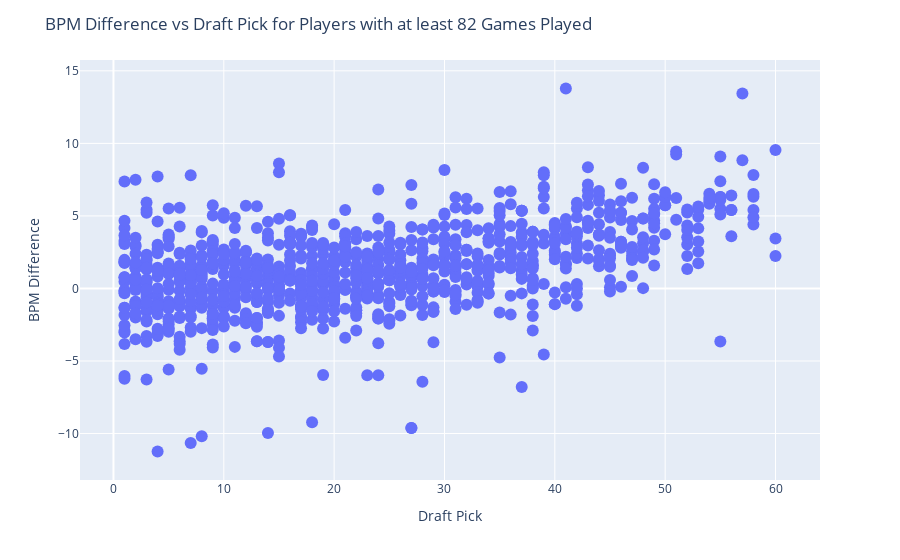

Write notebook code for a chart like this one.
### Markdown cell above
**Player Analysis: Performance Metric Differences vs Draft Pick**

In this scatter plot, the difference to the average selection at a given draft pick for a selected performance metric is plotted against the draft picks. If desired, a player can be searched for and is then highlighted in the visualization. Hovering over a dot shows additional information.

### Code cell
# Filter players based on the minimum games played
filtered_df = df_career_na_filled[df_career_na_filled['G'] >= min_games]

# create a combobox widget with all 'Player' values
player_widget_diff_scatter = widgets.Combobox(
    placeholder='Choose a Player',
    options=filtered_df['Player'].unique().tolist(),
    description='Player:',
    ensure_option=True,
    disabled=False
)

# create a dropdown widget with all relevant stats
stat_dropdown_diff_scatter = widgets.Dropdown(
    options=relevant_stats,
    description='Select Stat:',
    disabled=False,
)

hover_template_player = Template('<b>{{player_name}}</b><br><br>'
                          'Pick: {{pick}} ({{season}}) <br>' +
                          '{{selected_stat}} Rank: {{rank}} <br>' +
                          '{{selected_stat}} diff. to avg player at pick {{pick}}: {{diff}}<br>' +
                          'Career {{selected_stat}}: {{raw_stat}}<br><extra></extra>')

# Define the output area to display the scatter plot
output_diff_scatter = widgets.Output()

# Function to update the output area based on the selected stat
def on_value_change_diff_scatter(change):
    clear_output()
    output_diff_scatter.clear_output()
    selected_stat = stat_dropdown_diff_scatter.value
    selected_player = player_widget_diff_scatter.value

    display(player_widget_diff_scatter)
    display(stat_dropdown_diff_scatter)
    with output_diff_scatter:
        # scatter plot for all players
        fig = px.scatter(filtered_df, x='Pk', y=f'{selected_stat}_diff', hover_name='Player',
                         hover_data={'Pk': True, f'{selected_stat}_diff': ':.1f', 'Player': False, selected_stat: ':.1f', f'{selected_stat}_rank': True, 'Season': True})
        
        # red dot for selected player
        if selected_player in filtered_df['Player'].values:
            highlighted_player = filtered_df[filtered_df['Player'] == selected_player]
            fig.add_trace(px.scatter(highlighted_player, x='Pk', y=f'{selected_stat}_diff', hover_name='Player',
                                     hover_data={'Pk': True, f'{selected_stat}_diff': ':.1f', 'Player': False, selected_stat: ':.1f', f'{selected_stat}_rank': True, 'Season': True},
                                     color_discrete_sequence=['red']).data[0])
        
        # styling the figure
        fig.update_traces(hovertemplate=hover_template_player.render(player_name='%{hovertext}',
            pick='%{x}',
            season='%{customdata[3]}',
            selected_stat=selected_stat,
            diff='%{y:.2f}',
            rank='%{customdata[2]}',
            raw_stat='%{customdata[1]:.2f}'))
        
        fig.update_traces(marker=dict(size=12), showlegend=False)
        fig.update_layout(title=f'{selected_stat} Difference vs Draft Pick for Players with at least {min_games} Games Played',
                          xaxis_title='Draft Pick', yaxis_title=f'{selected_stat} Difference')
        fig.show()
    
# Observe changes in the value of the dropdown and call the function
stat_dropdown_diff_scatter.observe(on_value_change_diff_scatter, names='value')
player_widget_diff_scatter.observe(on_value_change_diff_scatter, names='value')

# Display the dropdown and the output area
display(player_widget_diff_scatter)
display(stat_dropdown_diff_scatter)
display(output_diff_scatter)

### Figure 1 — Plotly figure (JSON) as saved in the notebook; plotly's stock layout.template omitted (floating-point values rounded to 4 significant figures; data arrays with more than 128 entries replaced by an {"elided": "..."} marker saying what was removed)
{"data": [{"customdata": {"elided": "998x4 mixed values"}, "hovertemplate": "<b>%{hovertext}</b><br><br>Pick: %{x} (%{customdata[3]}) <br>BPM Rank: %{customdata[2]} <br>BPM diff. to avg player at pick %{x}: %{y:.2f}<br>Career BPM: %{customdata[1]:.2f}<br><extra></extra>", "hovertext": {"elided": "998 str values"}, "legendgroup": "", "marker": {"color": "#636efa", "size": 12, "symbol": "circle"}, "mode": "markers", "name": "", "orientation": "v", "showlegend": false, "type": "scatter", "x": {"elided": "998 int values"}, "xaxis": "x", "y": {"elided": "998 float values"}, "yaxis": "y"}], "layout": {"legend": {"tracegroupgap": 0}, "margin": {"t": 60}, "title": {"text": "BPM Difference vs Draft Pick for Players with at least 82 Games Played"}, "xaxis": {"anchor": "y", "domain": [0, 1], "title": {"text": "Draft Pick"}}, "yaxis": {"anchor": "x", "domain": [0, 1], "title": {"text": "BPM Difference"}}}}
